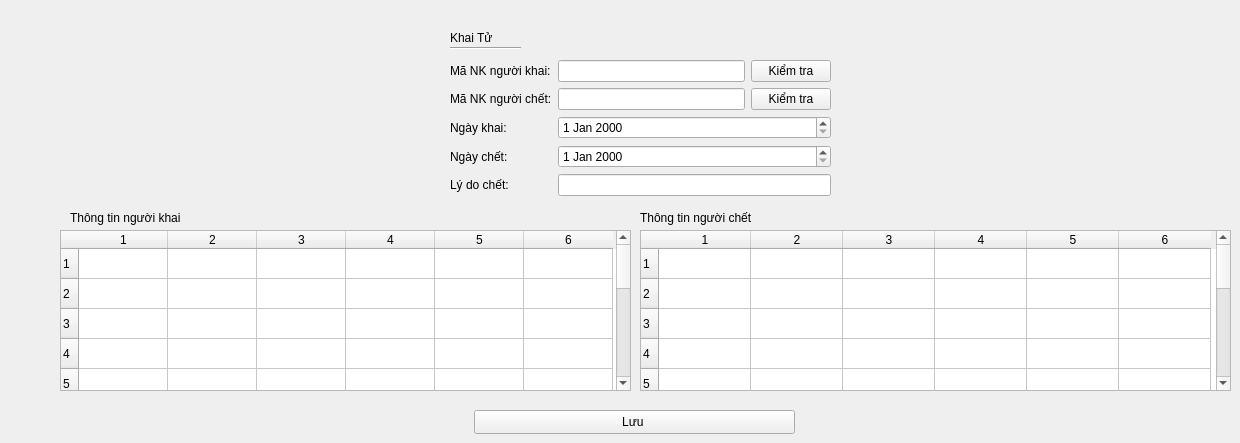
         <widget class="QWidget" name="tab_22">
          <attribute name="title">
           <string>Báo tử</string>
          </attribute>
          <widget class="QWidget" name="formLayoutWidget_6">
           <property name="geometry">
            <rect>
             <x>450</x>
             <y>60</y>
             <width>381</width>
             <height>151</height>
            </rect>
           </property>
           <layout class="QFormLayout" name="formLayout_8">
            <item row="0" column="0">
             <widget class="QLabel" name="mNKNgIKhaiLabel">
              <property name="text">
               <string>Mã NK người khai:</string>
              </property>
             </widget>
            </item>
            <item row="0" column="1">
             <layout class="QHBoxLayout" name="horizontalLayout_14">
              <item>
               <widget class="QLineEdit" name="lineEdit_8"/>
              </item>
              <item>
               <widget class="QPushButton" name="pushButton_28">
                <property name="text">
                 <string>Kiểm tra</string>
                </property>
               </widget>
              </item>
             </layout>
            </item>
            <item row="1" column="0">
             <widget class="QLabel" name="mNKNgIChTLabel">
              <property name="text">
               <string>Mã NK người chết:</string>
              </property>
             </widget>
            </item>
            <item row="2" column="0">
             <widget class="QLabel" name="ngYKhaiLabel_2">
              <property name="text">
               <string>Ngày khai:</string>
              </property>
             </widget>
            </item>
            <item row="3" column="0">
             <widget class="QLabel" name="ngYChTLabel">
              <property name="text">
               <string>Ngày chết:</string>
              </property>
             </widget>
            </item>
            <item row="4" column="0">
             <widget class="QLabel" name="lDoChTLabel">
              <property name="text">
               <string>Lý do chết:</string>
              </property>
             </widget>
            </item>
            <item row="4" column="1">
             <widget class="QLineEdit" name="lDoChTLineEdit"/>
            </item>
            <item row="1" column="1">
             <layout class="QHBoxLayout" name="horizontalLayout_15">
              <item>
               <widget class="QLineEdit" name="lineEdit_9"/>
              </item>
              <item>
               <widget class="QPushButton" name="pushButton_32">
                <property name="text">
                 <string>Kiểm tra</string>
                </property>
               </widget>
              </item>
             </layout>
            </item>
            <item row="2" column="1">
             <widget class="QDateEdit" name="dateEdit_3"/>
            </item>
            <item row="3" column="1">
             <widget class="QDateEdit" name="dateEdit_4"/>
            </item>
           </layout>
          </widget>
          <widget class="QLabel" name="label_79">
           <property name="geometry">
            <rect>
             <x>450</x>
             <y>30</y>
             <width>51</width>
             <height>16</height>
            </rect>
           </property>
           <property name="text">
            <string>Khai Tử</string>
           </property>
          </widget>
          <widget class="QTableWidget" name="tableWidget_2">
           <property name="geometry">
            <rect>
             <x>60</x>
             <y>230</y>
             <width>571</width>
             <height>161</height>
            </rect>
           </property>
           <property name="rowCount">
            <number>12</number>
           </property>
           <property name="columnCount">
            <number>6</number>
           </property>
           <attribute name="horizontalHeaderDefaultSectionSize">
            <number>89</number>
           </attribute>
           <row/>
           <row/>
           <row/>
           <row/>
           <row/>
           <row/>
           <row/>
           <row/>
           <row/>
           <row/>
           <row/>
           <row/>
           <column/>
           <column/>
           <column/>
           <column/>
           <column/>
           <column/>
          </widget>
          <widget class="QTableWidget" name="tableWidget_16">
           <property name="geometry">
            <rect>
             <x>640</x>
             <y>230</y>
             <width>591</width>
             <height>161</height>
            </rect>
           </property>
           <property name="rowCount">
            <number>12</number>
           </property>
           <property name="columnCount">
            <number>6</number>
           </property>
           <attribute name="horizontalHeaderDefaultSectionSize">
            <number>92</number>
           </attribute>
           <row/>
           <row/>
           <row/>
           <row/>
           <row/>
           <row/>
           <row/>
           <row/>
           <row/>
           <row/>
           <row/>
           <row/>
           <column/>
           <column/>
           <column/>
           <column/>
           <column/>
           <column/>
          </widget>
          <widget class="QLabel" name="label_80">
           <property name="geometry">
            <rect>
             <x>70</x>
             <y>210</y>
             <width>121</width>
             <height>16</height>
            </rect>
           </property>
           <property name="text">
            <string>Thông tin người khai</string>
           </property>
          </widget>
          <widget class="QLabel" name="label_81">
           <property name="geometry">
            <rect>
             <x>640</x>
             <y>210</y>
             <width>121</width>
             <height>16</height>
            </rect>
           </property>
           <property name="text">
            <string>Thông tin người chết</string>
           </property>
          </widget>
          <widget class="QPushButton" name="pushButton_52">
           <property name="geometry">
            <rect>
             <x>474</x>
             <y>410</y>
             <width>321</width>
             <height>24</height>
            </rect>
           </property>
           <property name="text">
            <string>Lưu </string>
           </property>
          </widget>
          <widget class="Line" name="line_18">
           <property name="geometry">
            <rect>
             <x>450</x>
             <y>40</y>
             <width>71</width>
             <height>16</height>
            </rect>
           </property>
           <property name="orientation">
            <enum>Qt::Horizontal</enum>
           </property>
          </widget>
         </widget>
